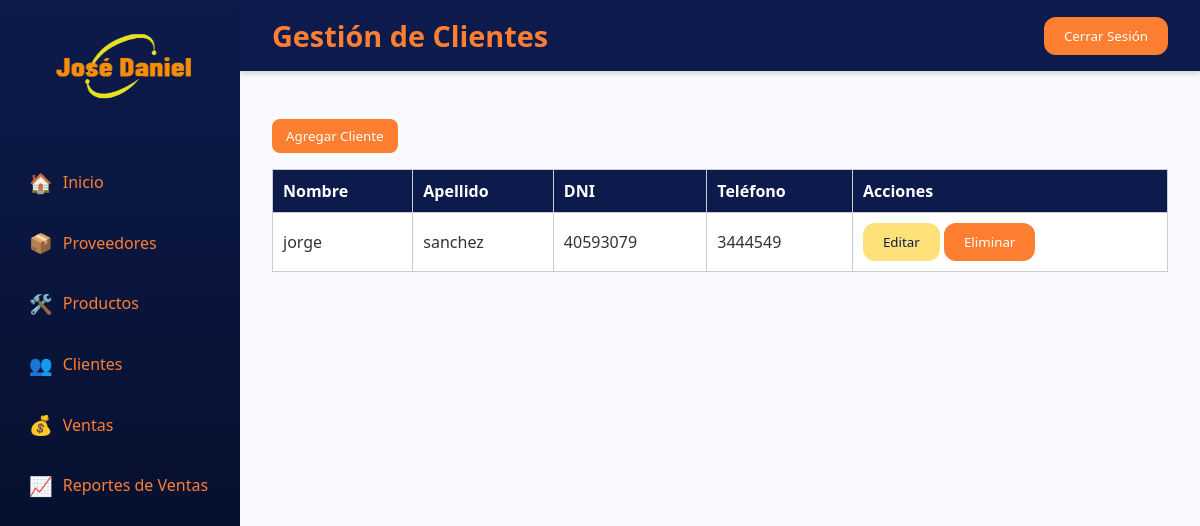
The app's page /pages/admin/clientes.php, older data.
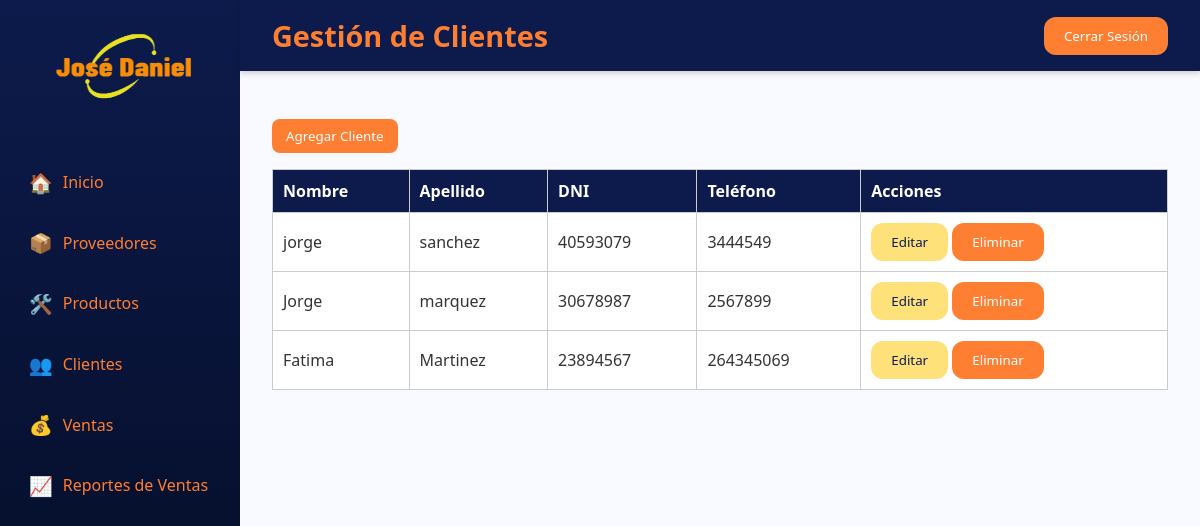
The same page, newer data.
### tables this page shows
CREATE TABLE `clientes` (
  `id_cliente` int(11) NOT NULL,
  `nombre` varchar(100) DEFAULT NULL,
  `apellido` varchar(100) DEFAULT NULL,
  `dni` int(100) DEFAULT NULL,
  `direccion` varchar(100) DEFAULT NULL,
  `telefono` int(11) DEFAULT NULL,
  `email` varchar(100) DEFAULT NULL,
  `estado` enum('Activo','Inactivo') NOT NULL
);

### pages/admin/clientes.php (the view, shortened to what this page needs)
<?php
include('../../config/conexion.php');
$sql = "SELECT * FROM clientes WHERE estado = 'Activo'";
$ejecucionDeConsulta = mysqli_query($conexion, $sql);
?>
<!DOCTYPE html>
<html lang="es">
<head>
  <link rel="stylesheet" href="../../assets/css/styles.css">
</head>
<body>
  <div class="container">
    <aside class="sidebar">
      <div class="logo"><img src="../../assets/img/logo.ico" alt="Logo" width="200" height="100"></div>
      <nav>
        <a href="dashboard.php"><span class="icon">🏠</span> <span class="text">Inicio</span></a>
        <a href="proveedores.php"><span class="icon">📦</span> <span class="text">Proveedores</span></a>
        <a href="ingresar_producto.php"><span class="icon">🛠️</span> <span class="text">Productos</span></a>
        <a href="clientes.php"><span class="icon">👥</span> <span class="text">Clientes</span></a>
        <a href="ventas.php"><span class="icon">💰</span> <span class="text">Ventas</span></a>
        <a href="reporte_ventas.php" class="active"><span class="icon">📈</span> <span class="text">Reportes de Ventas</span></a>
      </nav>
    </aside>
    <div class="main">
      <header class="header">
        <h1 class="title">Gestión de Clientes</h1>
        <div class="icons">
          <button class="btn-primary"><a id="botonCerrar">Cerrar Sesión</a></button>
        </div>
      </header>
      <main class="content">
        <div class="tabs">
          <button class="tab-btn active" onclick="abrirModalCliente()">Agregar Cliente</button>
        </div>
        <table class="tabla">
          <thead class="tabla-encabezado">
            <tr>
              <th>Nombre</th>
              <th>Apellido</th>
              <th>DNI</th>
              <th>Teléfono</th>
              <th>Acciones</th>
            </tr>
          </thead>
          <tbody>
            <?php while ($filas = mysqli_fetch_assoc($ejecucionDeConsulta)) { ?>
              <tr>
                <td><?php echo $filas['nombre']; ?></td>
                <td><?php echo $filas['apellido']; ?></td>
                <td><?php echo $filas['dni']; ?></td>
                <td><?php echo $filas['telefono']; ?></td>
                <td>
                  <button class="btn-secondary"
                    onclick="abrirModalEditar(<?php echo $filas['id_cliente']; ?>, '<?php echo $filas['nombre']; ?>', '<?php echo $filas['apellido']; ?>', '<?php echo $filas['dni']; ?>', '<?php echo $filas['telefono']; ?>')">Editar</button>
                  <button class="btn-primary" onclick="eliminarCliente(<?php echo $filas['id_cliente']; ?>)">
                    Eliminar
                  </button>
                </td>
              </tr>
            <?php } ?>
          </tbody>
        </table>
      </main>
    </div>
  </div>
</body>
</html>

Row changes from the older to the newer data that the page shows:
added clientes: nombre "Jorge", apellido "marquez", dni "30678987", telefono "2567899"
added clientes: nombre "Fatima", apellido "Martinez", dni "23894567", telefono "264345069"
